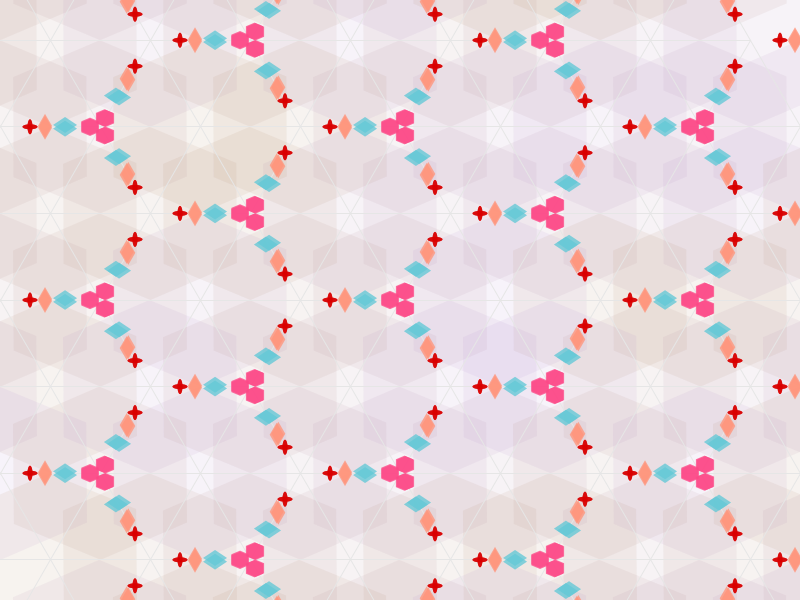
Frame 1 (no input)
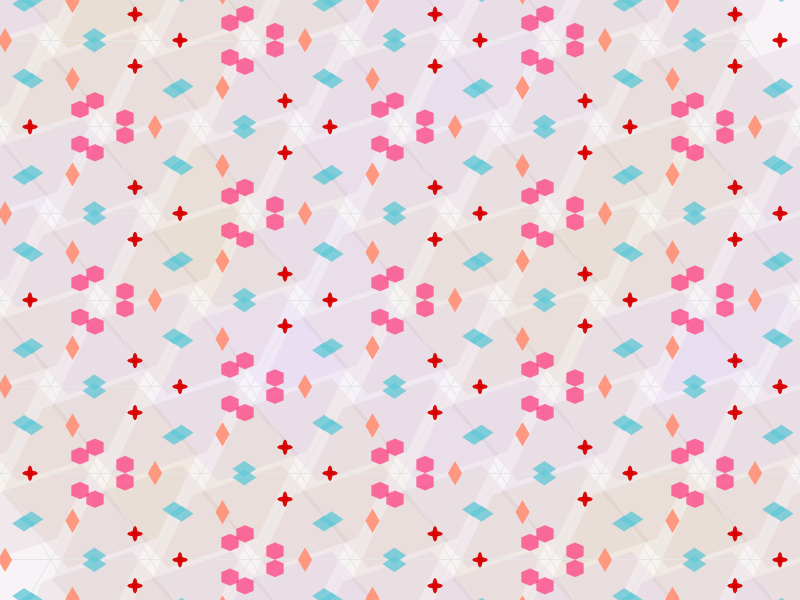
Frame 60 (the mouse pressed at the canvas centre just before this capture)
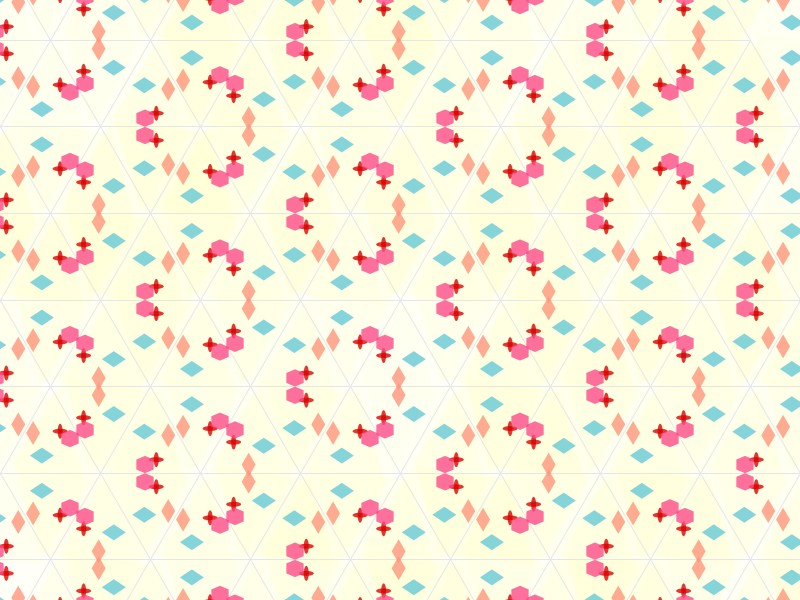
Frame 120 (the mouse held since frame 60 and released just before this capture)

The Processing sketch that drew these frames (run headless with seeded random() and noise(); from frame 60 on, the mouse is pressed at the canvas centre):

// Processing sketch: sketch_210415c
// ── sketch_210415c.pde
  //グローバル関数
  //正三角形の１辺の半分
  float a;
  //背景の角度
  float back;
  
  //色
  color circleColor =color(random(150,255),0,0,200);
  color daiyaColor =color(255,148,122,200);
  color hexaColor =color(100,200,random(200,255),200);
  color hexa2Color =color(random(230,255),random(50,150),random(50,150),200);
  //角度
  float circlesita;
  float daiyasita;
  float hexasita;
  float hexa2sita;
  //角度の配列
  float []sita={circlesita,daiyasita,hexasita,hexa2sita};

  //軌道円の中心座標
  float XCirclecenter,YCirclecenter;
  float XDaiyacenter,YDaiyacenter;
  float XHexacenter,YHexacenter;
  float XHexa2center,YHexa2center;
  //軌道円の中心座標の配列
  float []Xcenter={XCirclecenter,XDaiyacenter,XHexacenter,XHexa2center};
  float []Ycenter={YCirclecenter,YDaiyacenter,YHexacenter,YHexa2center};
  
  //丸のオブジェクトの座標 あとで整理する！！
  float CircleX=0,CircleY=0,leftX=0,leftY=0,rightX=0, rightY=0,
        CircleupX=0,CircleupY=0,leftupX=0,leftupY=0,rightupX=0,rightupY=0;
  //ダイヤのオブジェクトの座標
  float daiyaX=0,daiyaleftX=0,daiyarightX=0,daiyaupX=0,daiyaleftupX=0,daiyarightupX=0;
  float daiyaY=0,daiyaleftY=0,daiyarightY=0,daiyaupY=0,daiyaleftupY=0,daiyarightupY=0;  
  //六角形のオブジェクトの座標
  float hexaX=0,hexaleftX=0,hexarightX=0,hexaupX=0,hexaleftupX=0,hexarightupX=0;
  float hexaY=0,hexaleftY=0,hexarightY=0,hexaupY=0,hexaleftupY=0,hexarightupY=0;
  //六角形２のオブジェクトの座標
  float hexa2X=0,hexaleft2X=0,hexaright2X=0,hexaup2X=0,hexaleftup2X=0,hexarightup2X=0;
  float hexa2Y=0,hexaleft2Y=0,hexaright2Y=0,hexaup2Y=0,hexaleftup2Y=0,hexarightup2Y=0;

  
void setup(){
  size(800,600);
  background(255);
  frameRate(100);
}

void draw(){
  background(255);
  a=50;
  
  //六角格子
  for( int j=-5; j<=5; j++){
    for(int i=-5; i<=5; i++){
    pushMatrix();
      translate(width/2+(2*a*i)+(a*j),height/2+(a*sqrt(3)*j));     
      
        fill(150+mouseX/4,100+mouseY/2,random(50,200),20);
        noStroke();
        back -= 0.0001;
        rotate(back);
        int b= 50;
              beginShape();                     
                    vertex(0, b*sqrt(3));
                    vertex(b*sqrt(3),  b);
                    vertex(b*sqrt(3), -b);
                    vertex(0, -b*sqrt(3));
                    vertex(-b*sqrt(3), -b);
                    vertex(-b*sqrt(3),  b);
              endShape(CLOSE);
    popMatrix();
    }
  }
   
  
  //三角格子
  for( int j=-5; j<=5; j++){
    for(int i=-5; i<=5; i++){
    pushMatrix();
      translate(width/2+(2*a*i)+(a*j),height/2+(a*sqrt(3)*j));
        noFill();
        stroke(230);
        triangle(-a, a*sqrt(3), a, a*sqrt(3), 0, 0);
    popMatrix();
    }
  }
   
  //図形の軌道、色、回転
  noStroke();
  pushMatrix();
    translate(width/2,height/2); 

        //円
        drawCircle(1.4,circleColor); 
        //ダイヤ
        drawDaiya(1.1,daiyaColor);
        //六角形
        drawHexa(0.7,hexaColor);
        //六角形2
        drawHexa2(0.2,hexa2Color);
        
  popMatrix();
}


//細かいdraw関数
//丸のオブジェクト
void drawCircle(float rr,int colorObject){  
         
      fill(colorObject);  
      //【先生のめも】mouseのY座標（0~500）をspeed(0~10)に変換して保存
      //【先生のめも】speedX = map(mouseX,0,600,0,0,100);
      sita[0] += mouseX*0.005;//これどうにかしたい。
      

      float [] x = {CircleX,leftX,rightX,CircleupX,leftupX,rightupX};
      float [] y = {CircleY,leftY,rightY,CircleupY,leftupY,rightupY};
                   
      x[0] = rr *a * cos(radians(60 + sita[0])) + Xcenter[0];
      y[0] = rr *a * sin(radians(60 + sita[0])) + Ycenter[0];
      
        if(y[0]< -sqrt(3)* x[0] || y[0]> a*sqrt(3) || y[0]<sqrt(3)* x[0] ){
          Xcenter[0] = Xcenter[0]+(x[0]-Xcenter[0])*2;
          Ycenter[0] = Ycenter[0]+(y[0]-Ycenter[0])*2;
          sita[0] = sita[0] -180;               
        }
            
          //CircleY=-sqrt(3)*CircleXの線対称
          x[1] = x[0]-((x[0]-((y[0])/-sqrt(3)))/2*3);
          y[1] = y[0]-((x[0]-((y[0])/-sqrt(3)))/2*sqrt(3));
          
          //leftY=sqrt(3)*leftXの線対称
          x[2] = x[0]-((x[0]-((y[0])/sqrt(3)))/2*3);
          y[2] = y[0]-((x[0]-((y[0])/sqrt(3)))/2*-sqrt(3));
          
          //CircleY=a*sqrt(3)の線対称
          x[3] = x[0];
          y[3] = -y[0];
          
          //CircleY=a*sqrt(3)の線対称
          x[4] = x[1];
          y[4] = -y[1];
          
          //CircleY=a*sqrt(3)の線対称
          x[5] = x[2];
          y[5] = -y[2];        
         
          for(int e=-5; e<=5; e++){
            for(int d=-5; d<=5; d++){
              pushMatrix();
              translate(0+(3*2*a*d)+(3*a*e),0-(a*sqrt(3)*e));
                for(int i=0; i<=5; i++){
                ellipse(x[i],y[i],15,5);
                ellipse(x[i],y[i],5,15);
                }
              popMatrix();
            }
          }
}

void drawDaiya(float rr,int colorObject){  
         
      fill(colorObject);  
      sita[1] += 1;//これどうにかしたい。

      float [] x = {daiyaX,daiyaleftX,daiyarightX,daiyaupX,daiyaleftupX,daiyarightupX};
      float [] y = {daiyaY,daiyaleftY,daiyarightY,daiyaupY,daiyaleftupY,daiyarightupY};
            
      x[0] = rr *a * cos(radians(60 + sita[1])) + Xcenter[1];
      y[0] = rr *a * sin(radians(60 + sita[1])) + Ycenter[1];
      
        if(y[0]< -sqrt(3)* x[0] || y[0]> a*sqrt(3) || y[0]<sqrt(3)* x[0] ){
          Xcenter[1] = Xcenter[1]+(x[0]-Xcenter[1])*2;
          Ycenter[1] = Ycenter[1]+(y[0]-Ycenter[1])*2;
          sita[1] = sita[1] -180;               
        }
            
          //CircleY=-sqrt(3)*CircleXの線対称
          x[1] = x[0]-((x[0]-((y[0])/-sqrt(3)))/2*3);
          y[1] = y[0]-((x[0]-((y[0])/-sqrt(3)))/2*sqrt(3));
          
          //leftY=sqrt(3)*leftXの線対称
          x[2] = x[0]-((x[0]-((y[0])/sqrt(3)))/2*3);
          y[2] = y[0]-((x[0]-((y[0])/sqrt(3)))/2*-sqrt(3));
          
          //CircleY=a*sqrt(3)の線対称
          x[3] = x[0];
          y[3] = -y[0];
          
          //CircleY=a*sqrt(3)の線対称
          x[4] = x[1];
          y[4] = -y[1];
          
          //CircleY=a*sqrt(3)の線対称
          x[5] = x[2];
          y[5] = -y[2];      
         
          for(int e=-5; e<=5; e++){
            for(int d=-5; d<=5; d++){
              pushMatrix();
              translate(0+(3*2*a*d)+(3*a*e),0-(a*sqrt(3)*e));
                for(int i=0; i<=5; i++){
                    beginShape();                     
                          vertex(x[i]+ 0, y[i]+ 12);
                          vertex(x[i]+ 7, y[i]+ 0);
                          vertex(x[i]+ 0, y[i] -12);
                          vertex(x[i] -7, y[i]+ 0);
                    endShape(CLOSE); 
                    //rotate(daiyasita);//ここにおいてみたけど意味がない                    
                }
              popMatrix();
            }
          }           
}


void drawHexa(float rr,int colorObject){  
         
      fill(colorObject);  
      sita[2] += 3;//これどうにかしたい。

      float [] x = {hexaX,hexaleftX,hexarightX,hexaupX,hexaleftupX,hexarightupX};
      float [] y = {hexaY,hexaleftY,hexarightY,hexaupY,hexaleftupY,hexarightupY};
           
      x[0] = rr *a * cos(radians(60 + sita[2])) + Xcenter[2];
      y[0] = rr *a * sin(radians(60 + sita[2])) + Ycenter[2];
      
        if(y[0]< -sqrt(3)* x[0] || y[0]> a*sqrt(3) || y[0]<sqrt(3)* x[0] ){
          Xcenter[2] = Xcenter[2]+(x[0]-Xcenter[2])*2;
          Ycenter[2] = Ycenter[2]+(y[0]-Ycenter[2])*2;
          sita[2] = sita[2] -180;               
        }
            
          //CircleY=-sqrt(3)*CircleXの線対称
          x[1] = x[0]-((x[0]-((y[0])/-sqrt(3)))/2*3);
          y[1] = y[0]-((x[0]-((y[0])/-sqrt(3)))/2*sqrt(3));
          
          //leftY=sqrt(3)*leftXの線対称
          x[2] = x[0]-((x[0]-((y[0])/sqrt(3)))/2*3);
          y[2] = y[0]-((x[0]-((y[0])/sqrt(3)))/2*-sqrt(3));
          
          //CircleY=a*sqrt(3)の線対称
          x[3] = x[0];
          y[3] = -y[0];
          
          //CircleY=a*sqrt(3)の線対称
          x[4] = x[1];
          y[4] = -y[1];
          
          //CircleY=a*sqrt(3)の線対称
          x[5] = x[2];
          y[5] = -y[2];      
         
          for(int e=-5; e<=5; e++){
            for(int d=-5; d<=5; d++){
              pushMatrix();
              translate(0+(3*2*a*d)+(3*a*e),0-(a*sqrt(3)*e));
                for(int i=0; i<=5; i++){
                    //rotate(sita[2]/100);
                    beginShape();                     
                          vertex(x[i]+ 0, y[i]+ 8);
                          vertex(x[i]+ 12, y[i]+ 0);
                          vertex(x[i]+ 0, y[i] -8);
                          vertex(x[i] -12, y[i]+ 0);
                    endShape(CLOSE);    
                    //rotate(0);                
                }
              popMatrix();
            }
          } 
          
}

void drawHexa2(float rr,int colorObject){  
         
      fill(colorObject);  
      sita[3] += 3;//これどうにかしたい。

      float [] x = {hexa2X,hexaleft2X,hexaright2X,hexaup2X,hexaleftup2X,hexarightup2X};
      float [] y = {hexa2Y,hexaleft2Y,hexaright2Y,hexaup2Y,hexaleftup2Y,hexarightup2Y};
           
      x[0] = rr *a * cos(radians(60 + sita[3])) + Xcenter[3];
      y[0] = rr *a * sin(radians(60 + sita[3])) + Ycenter[3];
      
        if(y[0]< -sqrt(3)* x[0] || y[0]> a*sqrt(3) || y[0]<sqrt(3)* x[0] ){
          Xcenter[3] = Xcenter[3]+(x[0]-Xcenter[3])*2;
          Ycenter[3] = Ycenter[3]+(y[0]-Ycenter[3])*2;
          sita[3] = sita[3] -180;               
        }
            
          //CircleY=-sqrt(3)*CircleXの線対称
          x[1] = x[0]-((x[0]-((y[0])/-sqrt(3)))/2*3);
          y[1] = y[0]-((x[0]-((y[0])/-sqrt(3)))/2*sqrt(3));
          
          //leftY=sqrt(3)*leftXの線対称
          x[2] = x[0]-((x[0]-((y[0])/sqrt(3)))/2*3);
          y[2] = y[0]-((x[0]-((y[0])/sqrt(3)))/2*-sqrt(3));
          
          //CircleY=a*sqrt(3)の線対称
          x[3] = x[0];
          y[3] = -y[0];
          
          //CircleY=a*sqrt(3)の線対称
          x[4] = x[1];
          y[4] = -y[1];
          
          //CircleY=a*sqrt(3)の線対称
          x[5] = x[2];
          y[5] = -y[2];      
         
          for(int e=-5; e<=5; e++){
            for(int d=-5; d<=5; d++){
              pushMatrix();
              translate(0+(3*2*a*d)+(3*a*e),0-(a*sqrt(3)*e));
                for(int i=0; i<=5; i++){
                     int b= 5;
                        beginShape();                     
                              vertex(x[i]+ 0, y[i]+ b*sqrt(3));
                              vertex(x[i]+ b*sqrt(3), y[i]+ b);
                              vertex(x[i]+ b*sqrt(3), y[i] -b);
                              vertex(x[i]+ 0, y[i] -b*sqrt(3));
                              vertex(x[i] -b*sqrt(3), y[i] -b);
                              vertex(x[i] -b*sqrt(3), y[i]+ b);
                        endShape(CLOSE);               
                }
              popMatrix();
            }
          } 
          
}

                                             
